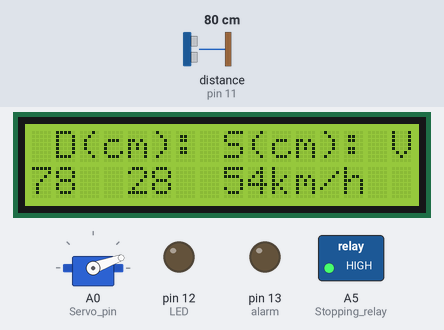
A sketch run on a simulated Arduino Uno, built with avr-gcc and run on an emulated ATmega328P. On the bench: 16×2 character LCD, servo, switched loads named in the sketch (green lamp = pin HIGH), output pins drawn as LEDs (lit = HIGH). Wiring (inferred from the names in the program): ultrasonic range finder: trigger pin 10; echo pin 11. The test bench sets the inputs (shaded band); at power-on: distance to the obstacle (sensor on pin 11) 80 cm. The echo pulse lasts 58.3 µs per cm; pins used as bus, display or sensor lines are not drawn; what the sketch prints to the serial monitor is not drawn.

Above: at 1.28 s.
1.3 s: distance to the obstacle (sensor on pin 11) set to 32 cm
At 2.43 s:
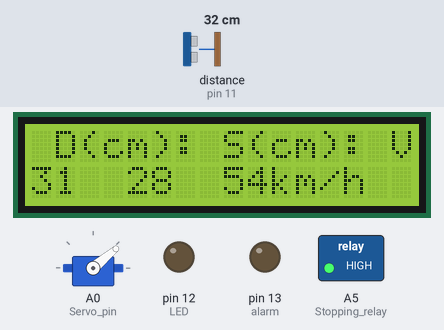
3.0 s: distance to the obstacle (sensor on pin 11) set to 25 cm
At 3.19 s:
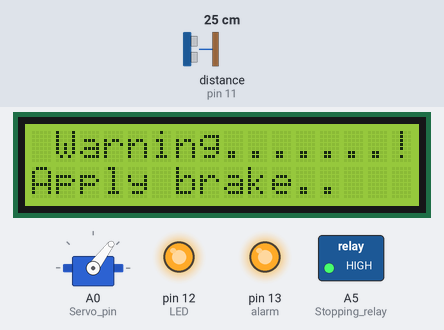
4.7 s: distance to the obstacle (sensor on pin 11) set to 299 cm
At 5.08 s:
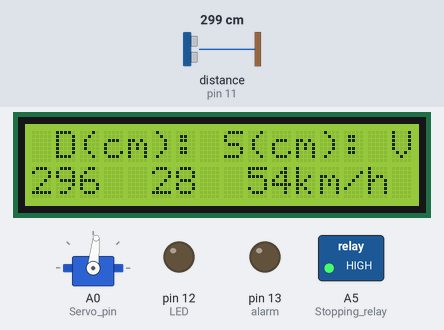
6.5 s: distance to the obstacle (sensor on pin 11) set to 2 cm
At 6.65 s:
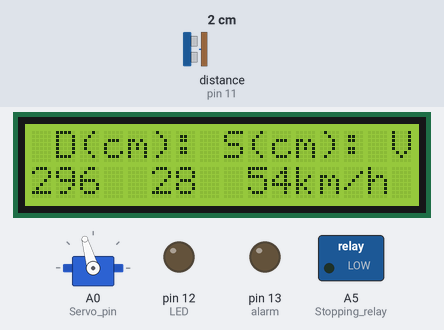
8.2 s: distance to the obstacle (sensor on pin 11) set to 13 cm
10.0 s: distance to the obstacle (sensor on pin 11) set to 17 cm
At 10.55 s:
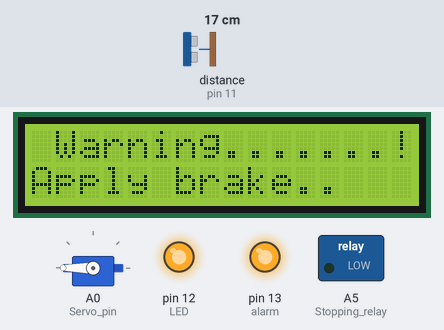
Timing chart, 0 to 14.5 s (numbered marks = the images above; inputs shaded):
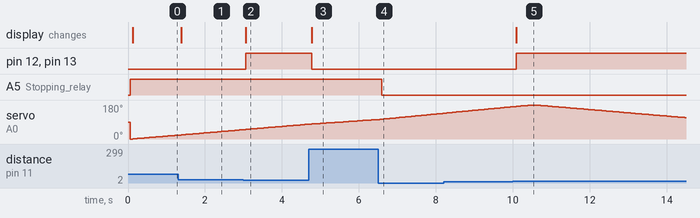

Measured:
- the behaviour switches between 29 and 28 cm on distance to the obstacle (sensor on pin 11) (found by bisection; images 1 and 2)
- the behaviour switches between 14 and 15 cm on distance to the obstacle (sensor on pin 11) (found by bisection; images 4 and 5)
- after the input at 1.3 s, the display: changes after 0.09 s (image 1)
- after the input at 3.0 s, pin 12 (LED), pin 13 (alarm): LOW → HIGH after 0.06 s; the display: changes after 0.06 s (image 2)
- after the input at 4.7 s, pin 12 (LED), pin 13 (alarm): HIGH → LOW after 0.08 s; the display: changes after 0.08 s (image 3)
- after the input at 6.5 s, A5 (Stopping_relay): HIGH → LOW after 0.10 s
- after the input at 10.0 s, pin 12 (LED), pin 13 (alarm): LOW → HIGH after 0.09 s; the display: changes after 0.09 s (image 5)
- by itself, servo on A0 (Servo_pin): rises from 171° to 180° in 0.47 s, then falls to 113° in 4.0 s

The sketch:

safe_distance.ino
```cpp
#include "function.h"
#include <Servo.h>.

Servo myServo;

void setup()
{
  Serial.begin(9600);
  lcd.begin(16, 2);
  pinmode();
  myServo.attach(Servo_pin);
  digitalWrite(Stopping_relay, HIGH);
}

void loop()
{
  for (int i = 0; i <= 180; i += 1)
  {
    myServo.write(i);
    distance = calculateDistance();
    delay(50);
    Serial.print(i);
    Serial.print(",");
    Serial.print(distance);
    Serial.print(".");
    calculateSafeDistance();
    if (distance < Safe_distance)
    {
      if (distance < (Safe_distance / 2))
      {
        //Motor_Stop();
        digitalWrite(Stopping_relay, LOW);
      }
      else
        Warning();
    }
    else
    {
      Normal();
      if (distance <= 400)
        Lcd1();
      else
        Lcd2();
    }
  }

  for (int i = 180; i >= 0; i -= 1)
  {
    myServo.write(i);
    distance = calculateDistance();
    delay(50);
    Serial.print(i);
    Serial.print(",");
    Serial.print(distance);
    Serial.print(".");
    calculateSafeDistance();
    if (distance < Safe_distance)
    {
      if (distance < (Safe_distance / 2))
      {
        //Motor_Stop();
        digitalWrite(Stopping_relay, LOW);
      }
      else
        Warning();
    }
    else
    {
      Normal();
      if (distance <= 400)
        Lcd1();
      else
        Lcd2();
    }
  }
}
```

function.h
```cpp
#include "pin_config.h"

void pinmode()
{
  pinMode(Stopping_relay, OUTPUT);
  //  pinMode(Mot_in_1, OUTPUT);
  //  pinMode(Mot_in_2, OUTPUT);
  //  //pinMode(Mot_en, OUTPUT);
  pinMode(echo, INPUT);
  pinMode(trig, OUTPUT);
  pinMode(LED, OUTPUT);
  pinMode(alarm, OUTPUT);
}

//*************************************************** Motor function ****************************************************//

//void Motor_Clock()
//{
//  digitalWrite(Mot_in_1, HIGH);
//  digitalWrite(Mot_in_2, LOW);
//}
//
//void Motor_Anticlock()
//{
//  digitalWrite(Mot_in_1, LOW);
//  digitalWrite(Mot_in_2, HIGH);
//}
//
//void Motor_Stop()
//{
//  digitalWrite(Mot_in_1, HIGH);
//  digitalWrite(Mot_in_2, HIGH);
//}

//***************************************************** Warning ********************************************************//

void Warning()
{
  lcd.clear();
  lcd.setCursor(1, 0);
  lcd.print("Warning.......!!");
  lcd.setCursor(0, 1);
  lcd.print("Apply brake..");
  lcd.setCursor(1, 0);
  digitalWrite(alarm, HIGH);
  digitalWrite(LED, HIGH);
}

//************************************************* normal condition ***************************************//

void Normal()
{
  //Motor_Clock();
  digitalWrite(Stopping_relay, HIGH);
  lcd.display();
  digitalWrite(alarm, LOW);
  digitalWrite(LED, LOW);
}

//************************************************** ultrasonic *******************************************//

int calculateDistance()
{
  int d;
  digitalWrite(trig, HIGH);
  delayMicroseconds(10);
  digitalWrite(trig, LOW);
  //delayMicroseconds(10);
  duration = pulseIn(echo, HIGH);
  d = (340 * duration * 0.0001) / 2;
  return d;
}

//************************************************* LCD DISPLAY ***********************************************//

void Lcd1()
{
  lcd.setCursor(1, 0);                       //top cursor
  lcd.print("D(cm): S(cm): V:");
  lcd.setCursor(0, 1);                        //bottom cursor
  lcd.print(distance);
  lcd.print("  ");
  lcd.leftToRight();
  lcd.print(Safe_distance);
  lcd.print("  ");
  lcd.leftToRight();
  lcd.print(Speed);
  lcd.print("km/h  ");
  lcd.setCursor(1, 0);
}

void Lcd2()
{
  lcd.setCursor(1, 0);
  lcd.print("OUT OF RANGE:   ");
  lcd.setCursor(0, 1);
  lcd.print("Speed : ");
  lcd.print(Speed);
  //lcd.leftToRight();
  lcd.print(" km/h");
  lcd.setCursor(1, 0);
}

//******************************************** Safe Distance ******************************//

void calculateSafeDistance()
{
  //  Read = analogRead(Analog_speed);
  Speed = 54;//map(Read, 0, 1023, 0, 90);
  S = (Speed * 5) / 18;
  Safe_distance = (S / 2) * ((S / 4) + 1);
}
```

pin_config.h
```cpp
#include<Arduino.h>
#include<LiquidCrystal.h>
LiquidCrystal lcd(4, 5, 6, 7, 8, 9);

//**************************************************** variables ************************************************************//

long int duration;
int distance, Read;
byte Speed, S;
byte Safe_distance;
//bool warning;
//byte warning_flag1[200],warning_flag2[200];//,warning_flag2;

//******************************************************* DC Motor ***********************************************************//

//#define Mot_in_1 2
//#define Mot_in_2 3
//#define Mot_en 3

//******************************************************* UV_sensor *********************************************************//

#define trig 10
#define echo 11

//****************************************************** Speed Reading *******************************************************//

#define Stopping_relay A5

//******************************************************** Buzzer & LED ************************************************************//

#define alarm 13
#define LED 12

//******************************************************** servo ************************************************************//

#define Servo_pin A0

//****************************************************************************************************************************//
```
